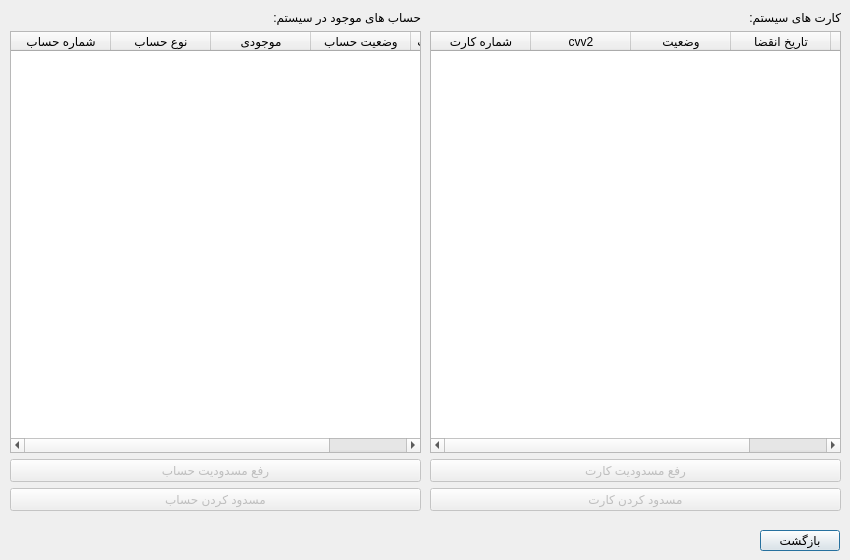
<?xml version="1.0" encoding="UTF-8"?>
<ui version="4.0">
 <class>admin_accounts_win</class>
 <widget class="QDialog" name="admin_accounts_win">
  <property name="geometry">
   <rect>
    <x>0</x>
    <y>0</y>
    <width>850</width>
    <height>560</height>
   </rect>
  </property>
  <property name="windowTitle">
   <string>Dialog</string>
  </property>
  <widget class="QPushButton" name="backbtn">
   <property name="geometry">
    <rect>
     <x>760</x>
     <y>530</y>
     <width>80</width>
     <height>21</height>
    </rect>
   </property>
   <property name="text">
    <string>بازگشت</string>
   </property>
  </widget>
  <widget class="QWidget" name="layoutWidget">
   <property name="geometry">
    <rect>
     <x>430</x>
     <y>10</y>
     <width>411</width>
     <height>501</height>
    </rect>
   </property>
   <layout class="QVBoxLayout" name="verticalLayout">
    <item>
     <widget class="QLabel" name="label">
      <property name="text">
       <string>کارت های سیستم:</string>
      </property>
     </widget>
    </item>
    <item>
     <widget class="QTableWidget" name="cardstable">
      <property name="editTriggers">
       <set>QAbstractItemView::NoEditTriggers</set>
      </property>
      <property name="alternatingRowColors">
       <bool>true</bool>
      </property>
      <property name="selectionBehavior">
       <enum>QAbstractItemView::SelectRows</enum>
      </property>
      <attribute name="horizontalHeaderStretchLastSection">
       <bool>true</bool>
      </attribute>
      <column>
       <property name="text">
        <string>شماره کارت</string>
       </property>
      </column>
      <column>
       <property name="text">
        <string>cvv2</string>
       </property>
      </column>
      <column>
       <property name="text">
        <string>وضعیت</string>
       </property>
      </column>
      <column>
       <property name="text">
        <string>تاریخ انقضا</string>
       </property>
      </column>
      <column>
       <property name="text">
        <string>نام صاحب کارت</string>
       </property>
      </column>
     </widget>
    </item>
    <item>
     <widget class="QPushButton" name="unblockcardbtn">
      <property name="enabled">
       <bool>false</bool>
      </property>
      <property name="text">
       <string>رفع مسدودیت کارت</string>
      </property>
     </widget>
    </item>
    <item>
     <widget class="QPushButton" name="blockcardbtn">
      <property name="enabled">
       <bool>false</bool>
      </property>
      <property name="text">
       <string>مسدود کردن کارت</string>
      </property>
     </widget>
    </item>
   </layout>
  </widget>
  <widget class="QWidget" name="layoutWidget">
   <property name="geometry">
    <rect>
     <x>10</x>
     <y>10</y>
     <width>411</width>
     <height>501</height>
    </rect>
   </property>
   <layout class="QVBoxLayout" name="verticalLayout_2">
    <item>
     <widget class="QLabel" name="label_2">
      <property name="text">
       <string>حساب های موجود در سیستم:</string>
      </property>
     </widget>
    </item>
    <item>
     <widget class="QTableWidget" name="accountstable">
      <property name="editTriggers">
       <set>QAbstractItemView::NoEditTriggers</set>
      </property>
      <property name="alternatingRowColors">
       <bool>true</bool>
      </property>
      <property name="selectionBehavior">
       <enum>QAbstractItemView::SelectRows</enum>
      </property>
      <attribute name="horizontalHeaderStretchLastSection">
       <bool>true</bool>
      </attribute>
      <attribute name="verticalHeaderCascadingSectionResizes">
       <bool>false</bool>
      </attribute>
      <column>
       <property name="text">
        <string>شماره حساب</string>
       </property>
      </column>
      <column>
       <property name="text">
        <string>نوع حساب</string>
       </property>
      </column>
      <column>
       <property name="text">
        <string>موجودی</string>
       </property>
      </column>
      <column>
       <property name="text">
        <string>وضعیت حساب</string>
       </property>
      </column>
      <column>
       <property name="text">
        <string>نام صاحب حساب</string>
       </property>
      </column>
     </widget>
    </item>
    <item>
     <widget class="QPushButton" name="unblockaccountbtn">
      <property name="enabled">
       <bool>false</bool>
      </property>
      <property name="text">
       <string>رفع مسدودیت حساب</string>
      </property>
     </widget>
    </item>
    <item>
     <widget class="QPushButton" name="blockaccountbtn">
      <property name="enabled">
       <bool>false</bool>
      </property>
      <property name="text">
       <string>مسدود کردن حساب</string>
      </property>
     </widget>
    </item>
   </layout>
  </widget>
 </widget>
 <resources/>
 <connections/>
</ui>
